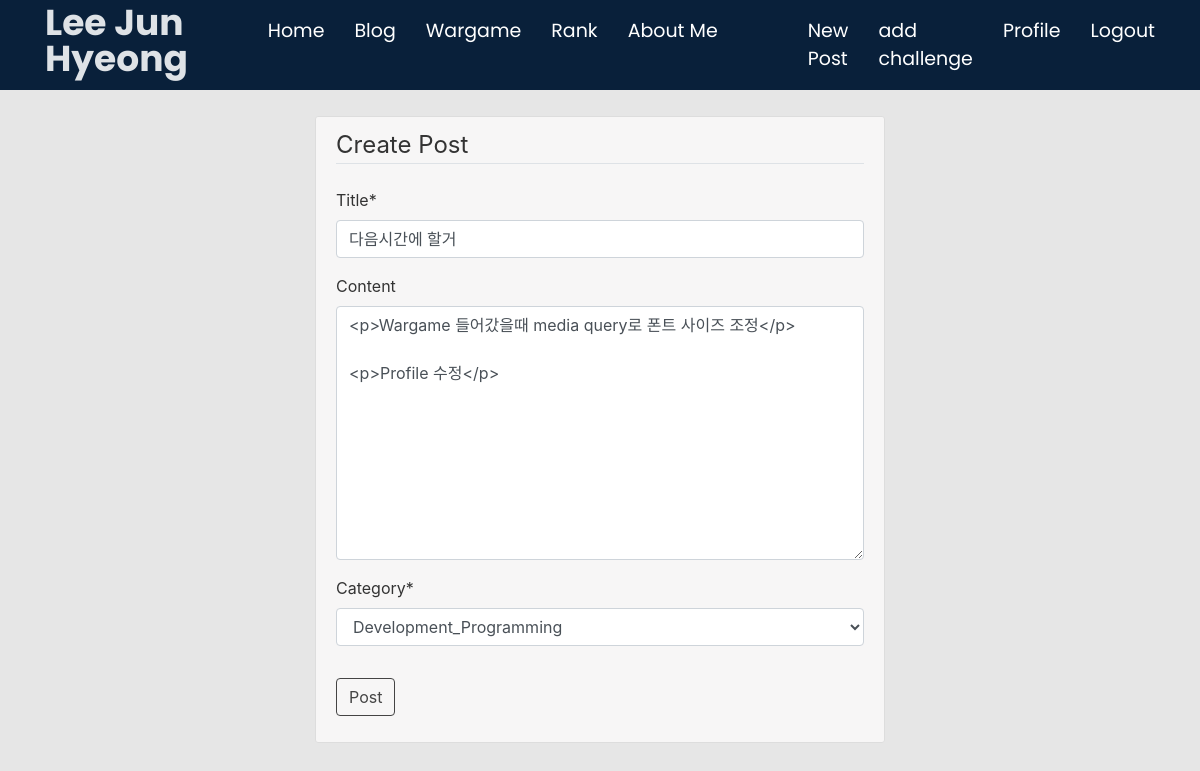
/blog/post/58/update/ (signed in), run on the app's committed database.
### blog/models.py (models this page shows, shortened)
class Post(models.Model):
    category_CHOICES = {
        ('Security_CTF', 'Security_CTF'),
        ('Security_Wargame', 'Security_Wargame'),
        ('Security_Study', 'Security_Study'),
        ('Development_Programming', 'Development_Programming'),
        ('Development_Study', 'Development_Study'),
        ('Other', 'Other'),
    }
    author = models.ForeignKey(
        settings.AUTH_USER_MODEL, on_delete=models.CASCADE)
    title = models.CharField(max_length=100)
    content = RichTextUploadingField(blank=True,null=True)
    liked = models.ManyToManyField(
        settings.AUTH_USER_MODEL, blank=True, related_name='liked')
    date_posted = models.DateTimeField(default=timezone.now)
    category =  models.CharField(null=True,default='none',max_length=100,choices=category_CHOICES)
    objects = PostManager()
    class Meta:
        ordering = ('-date_posted', )

### blog/views.py (the view, shortened to what this page needs)
# urls.py: path('blog/post/<int:pk>/update/', PostUpdateView.as_view(), name='post_update'),
class PostUpdateView(LoginRequiredMixin, UserPassesTestMixin, UpdateView):
    model = Post
    fields = ['title', 'content', 'category']
    def test_func(self):
        post = self.get_object()
        if self.request.user == post.author:
            return True
        return False

### blog/templates/blog/post_form.html (shortened to what this page needs)
{% extends "blog/base.html" %}
{% load crispy_forms_tags %}
{% block content %}
<div class="content-section">
    <form method="POST">
        <fieldset class="form-group">
            <legend class="border-bottom mb-4">Create Post</legend>
            {{ form|crispy }}
        </fieldset>
        <div class="form-group">
            <button class="btn btn-outline-info" type="submit">Post</button>
        </div>
    </form>
</div>
{% endblock content %}

### web/static/css/style2.css (style rules this page uses)
body { font-family: "Open Sans", sans-serif; color: #fff; position: relative; background: transparent; }
body::before { content: ""; position: fixed; background: #E6E6E6; background-size: cover; left: 0; right: 0; top: 0; height: 100vh; }
@media (min-width: 1024px) { body::before { background-attachment: fixed; } }

### web/static/css/main.css (style rules this page uses)
body { background: #fafafa; color: #333333; margin-top: 5rem; }
.content-section { background: #F7F6F6; padding: 10px 20px; border: 1px solid #dddddd; border-radius: 3px; margin-bottom: 20px; }

### data on the page
Post: title "다음시간에 할거", content "<p>Wargame 들어갔을때 media query로 폰트 사이즈 조정</p> <p>Profile 수정</p>", category "Development_Programming"
